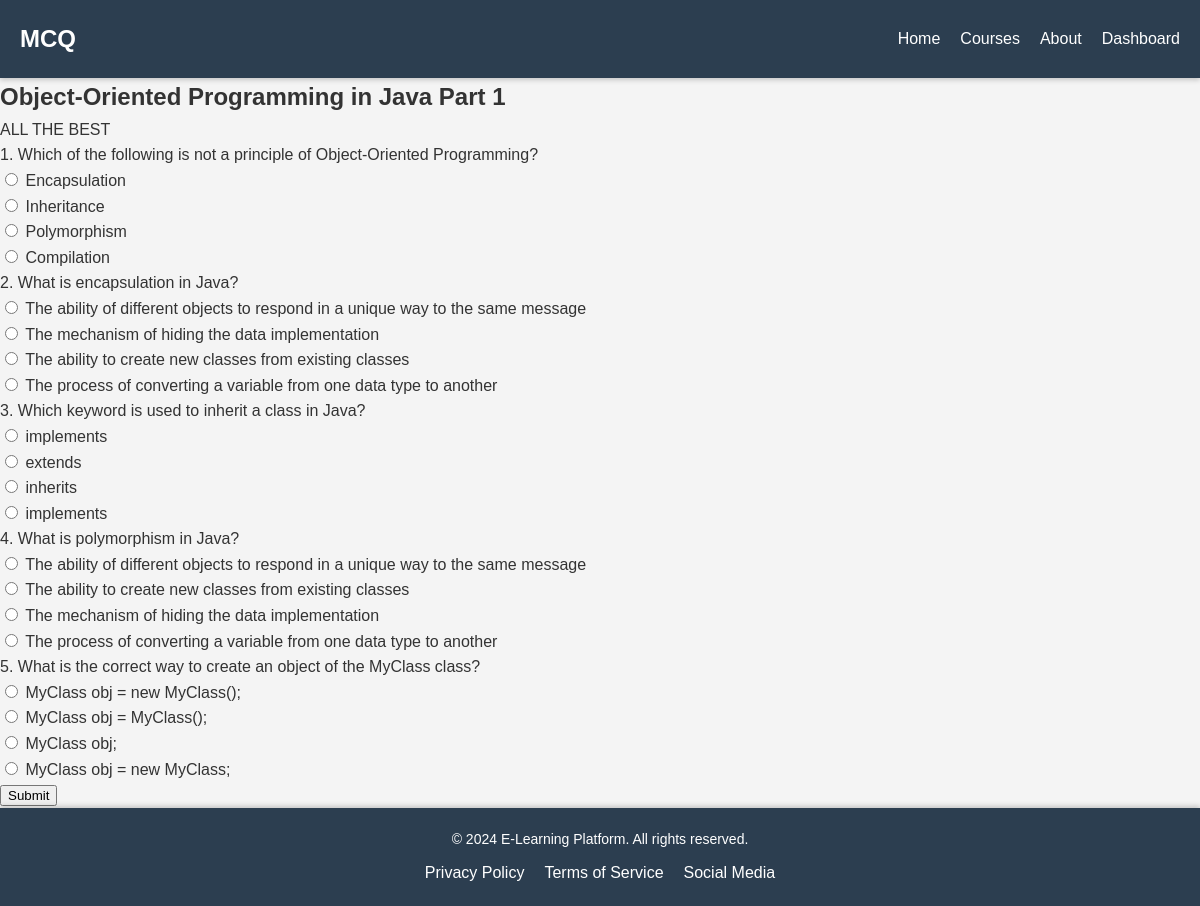
Screenshot of /quiz/2/ with the database file from the repository.
### main/models.py (models this page shows, shortened)
class Quiz(models.Model):
    course = models.ForeignKey(Course, on_delete=models.CASCADE)
    chapter = models.ForeignKey(Chapter, on_delete=models.CASCADE)
    title = models.CharField(max_length=200)
    description = models.TextField()

class Chapter(models.Model):
    course = models.ForeignKey(Course, related_name='chapters', on_delete=models.CASCADE)
    title = models.CharField(max_length=200)
    youtube_url = models.URLField()

class Question(models.Model):
    quiz = models.ForeignKey(Quiz, on_delete=models.CASCADE)
    question_text = models.CharField(max_length=200)
    option1 = models.CharField(max_length=100)
    option2 = models.CharField(max_length=100)
    option3 = models.CharField(max_length=100)
    option4 = models.CharField(max_length=100)
    CORRECT_OPTION_CHOICES = [
        (1, 'Option 1'),
        (2, 'Option 2'),
        (3, 'Option 3'),
        (4, 'Option 4'),
    ]
    correct_option = models.IntegerField(choices=CORRECT_OPTION_CHOICES)

### main/views.py (the view, shortened to what this page needs)
# urls.py: path('quiz/<int:chapter_id>/', views.quiz_view, name='quiz'),
def quiz_view(request, chapter_id):
    chapter = get_object_or_404(Chapter, id=chapter_id)
    quiz = get_object_or_404(Quiz, chapter=chapter)
    questions = Question.objects.filter(quiz=quiz)
    context = {
        'chapter': chapter,
        'quiz': quiz,
        'questions': questions,
    }
    return render(request, 'main/quiz.html', context)

### main/templates/main/quiz.html (shortened to what this page needs)
<!DOCTYPE html>
<html lang="en">
<head>
    {% load static %}
    <link rel="stylesheet" href="{% static 'main/styles.css' %}">
</head>
<body>
    <header>
        <h1>{{ quiz.title }}</h1>
        <nav>
            <ul>
                <li><a href="{% url 'home' %}">Home</a></li>
                <li><a href="{% url 'course_list' %}">Courses</a></li>
                <li><a href="{% url 'about' %}">About</a></li>
                <li><a href="{% url 'dashboard' %}">Dashboard</a></li>
            </ul>
        </nav>
    </header>
    <section class="quiz">
        <h2>{{ chapter.title }}</h2>
        <p>{{ quiz.description }}</p>
        <form method="post" action="">
            {% for question in questions %}
                <div class="question">
                    <p>{{ forloop.counter }}. {{ question.question_text }}</p>
                    <input type="radio" id="option1-{{ question.id }}" name="question-{{ question.id }}" value="{{ question.option1 }}">
                    <label for="option1-{{ question.id }}">{{ question.option1 }}</label><br>
                    <input type="radio" id="option2-{{ question.id }}" name="question-{{ question.id }}" value="{{ question.option2 }}">
                    <label for="option2-{{ question.id }}">{{ question.option2 }}</label><br>
                    <input type="radio" id="option3-{{ question.id }}" name="question-{{ question.id }}" value="{{ question.option3 }}">
                    <label for="option3-{{ question.id }}">{{ question.option3 }}</label><br>
                    <input type="radio" id="option4-{{ question.id }}" name="question-{{ question.id }}" value="{{ question.option4 }}">
                    <label for="option4-{{ question.id }}">{{ question.option4 }}</label><br>
                </div>
            {% endfor %}
            <button type="submit">Submit</button>
        </form>
    </section>
    <footer>
        <p>&copy; 2024 E-Learning Platform. All rights reserved.</p>
        <ul>
            <li><a href="#">Privacy Policy</a></li>
            <li><a href="#">Terms of Service</a></li>
            <li><a href="#">Social Media</a></li>
        </ul>
    </footer>
</body>
</html>

### main/static/main/styles.css (style rules this page uses)
body, h1, h2, h3, h4, p, ul, li, a { margin: 0; padding: 0; box-sizing: border-box; }
body { font-family: Arial, sans-serif; background-color: #f4f4f4; color: #333; line-height: 1.6; }
header { background-color: #2c3e50; color: #fff; padding: 20px; display: flex; justify-content: space-between; align-items: center; position: sticky; top: 0; z-index: 1000; box-shadow: 0 2px 5px rgba(0, 0, 0, 0.2); }
header h1 { font-size: 24px; font-weight: 700; }
nav ul { list-style-type: none; display: flex; gap: 20px; }
nav a { color: #fff; text-decoration: none; font-weight: 500; transition: color 0.3s; }
footer { background-color: #2c3e50; color: #fff; text-align: center; padding: 20px 0; position: relative; bottom: 0; width: 100%; box-shadow: 0 -2px 5px rgba(0, 0, 0, 0.2); }
footer p { margin-bottom: 10px; font-size: 14px; }
footer ul { list-style-type: none; display: flex; justify-content: center; gap: 20px; }
footer a { color: #fff; text-decoration: none; transition: color 0.3s; }

### rows the page displays
Quiz: title "MCQ", description "ALL THE BEST"
Chapter: title "Object-Oriented Programming in Java Part 1"
Question: question_text "Which of the following is not a principle of Object-Oriented Programming?", option1 "Encapsulation", option2 "Inheritance", option3 "Polymorphism", option4 "Compilation"
Question: question_text "What is encapsulation in Java?", option1 "The ability of different objects to respond in a unique way to the same message", option2 "The mechanism of hiding the data implementation", option3 "The ability to create new classes from existing classes", option4 "The process of converting a variable from one data type to another"
Question: question_text "Which keyword is used to inherit a class in Java?", option1 "implements", option2 "extends", option3 "inherits", option4 "implements"
Question: question_text "What is polymorphism in Java?", option1 "The ability of different objects to respond in a unique way to the same message", option2 "The ability to create new classes from existing classes", option3 "The mechanism of hiding the data implementation", option4 "The process of converting a variable from one data type to another"
Question: question_text "What is the correct way to create an object of the MyClass class?", option1 "MyClass obj = new MyClass();", option2 "MyClass obj = MyClass();", option3 "MyClass obj;", option4 "MyClass obj = new MyClass;"
